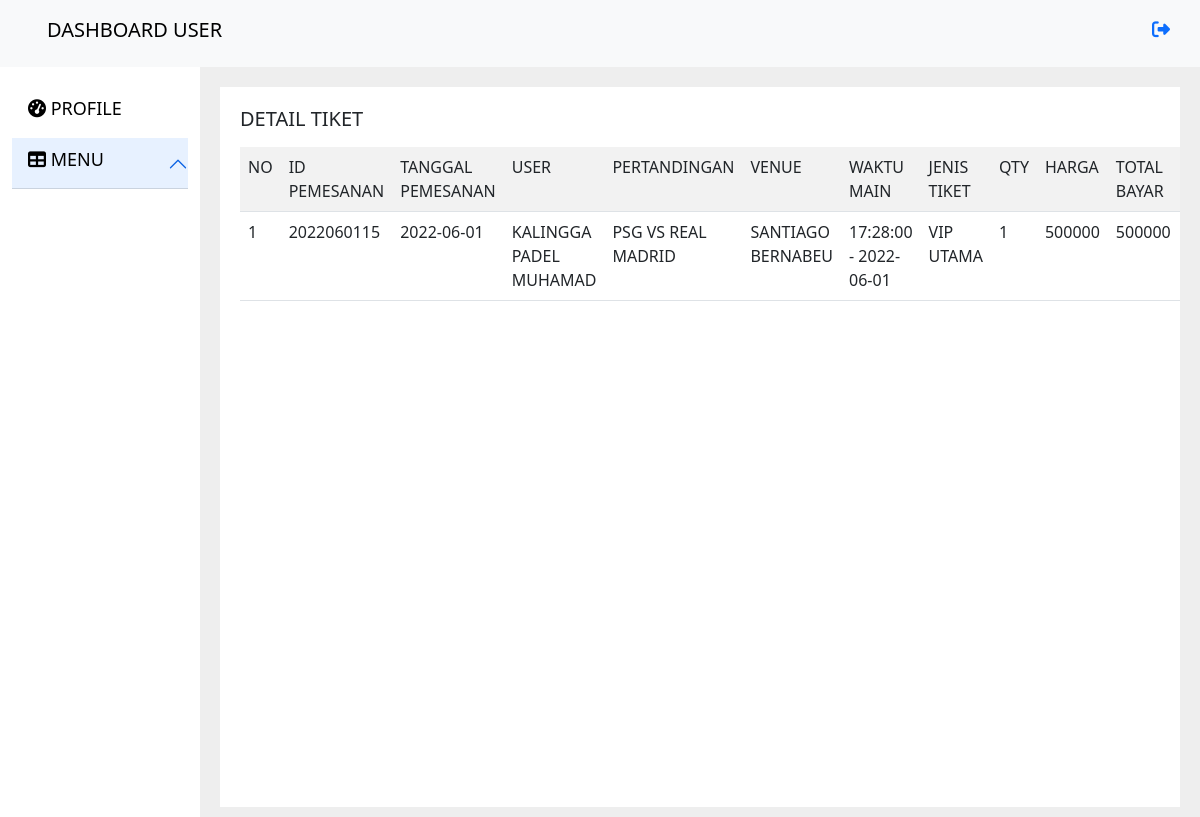
/Dashboard/?halaman=user-Tiket (signed in), run on the app's committed database.
### tables this page shows
CREATE TABLE `pemesanan` (
  `idPemesanan` int(12) NOT NULL,
  `qty` int(2) NOT NULL,
  `hargaTiket` varchar(25) NOT NULL,
  `totalBayar` varchar(25) NOT NULL,
  `tglPemesanan` date NOT NULL,
  `statusPemesanan` enum('Diproses','Selesai') NOT NULL,
  `statusTiket` enum('Terpakai','Belum','','') NOT NULL,
  `idUser` int(11) NOT NULL,
  `idTiket` int(11) NOT NULL
);

CREATE TABLE `user` (
  `idUser` int(11) NOT NULL,
  `namaUser` varchar(25) NOT NULL,
  `noTelp` varchar(25) NOT NULL,
  `alamatUser` text NOT NULL,
  `emailUser` varchar(25) NOT NULL,
  `usernameUser` varchar(25) NOT NULL,
  `passUser` varchar(25) NOT NULL
);

CREATE TABLE `pertandingan` (
  `idPertandingan` int(11) NOT NULL,
  `tim1` varchar(25) NOT NULL,
  `tim2` varchar(25) NOT NULL,
  `waktuTanding` time NOT NULL,
  `tanggalTanding` date NOT NULL,
  `venue` varchar(25) NOT NULL,
  `status` enum('Belum Dimulai','Selesai') NOT NULL,
  `idJenispertandingan` int(11) NOT NULL
);

CREATE TABLE `tiket` (
  `idTiket` int(11) NOT NULL,
  `jenisLaga` varchar(25) NOT NULL,
  `jenisKelas` varchar(25) NOT NULL,
  `jumlahTiket` int(12) NOT NULL,
  `hargaTiket` int(12) NOT NULL,
  `idPertandingan` int(11) NOT NULL
);

### app/view/user/user-tampil-tiket.php (the view, shortened to what this page needs)
<h5 class="text-uppercase mb-3">Detail Tiket</h5>
<table class="table table-striped table-hover">
	<tr>
		<td>No</td>
		<td>Id Pemesanan</td>
		<td>Tanggal Pemesanan</td>
		<td>User</td>
		<td>Pertandingan</td>
		<td>Venue</td>
		<td>Waktu Main</td>
		<td>Jenis Tiket</td>
		<td>Qty</td>
		<td>Harga</td>
		<td>Total Bayar</td>
	</tr>
	<?php
	$idUser = $_SESSION['idUser'];
	$sql  = "SELECT * FROM pemesanan a, tiket b , pertandingan c, user d WHERE a.idUser = '$idUser'AND d.idUser = '$idUser' AND a.idTiket = b.idTiket AND b.idPertandingan = c.idPertandingan AND a.statusTiket = 'Belum' ORDER BY tglPemesanan ASC;";
	$exe  = $conn->query($sql);
	$no = 1;
	while ($data = $exe->fetch_array()) { ?>
		<tr>
			<td><?= $no ++ ?></td>
			<td><?= $data['idPemesanan']?></td>
			<td><?= $data['tglPemesanan']?></td>
			<td><?= $data['namaUser']?></td>
			<td><?= $data['tim1']?> VS <?= $data['tim2']?></td>
			<td><?= $data['venue']?></td>
			<td><?= $data['waktuTanding']?> - <?= $data['tanggalTanding']?></td>
			<td><?= $data['jenisKelas']?></td>
			<td><?= $data['qty']?></td>
			<td><?= $data['hargaTiket']?></td>
			<td><?= $data['hargaTiket']*$data['qty']?></td>
		</tr>
<?php }	?>
</table>

### assets/css/style.css (style rules this page uses)
table tr td { text-transform: uppercase; }

### data on the page
pemesanan: idPemesanan "2022060115", tglPemesanan "2022-06-01", idUser.namaUser "KALINGGA PADEL MUHAMAD", pertandingan.tim1 "PSG", pertandingan.tim2 "REAL MADRID", pertandingan.venue "SANTIAGO BERNABEU", pertandingan.waktuTanding "17:28:00", pertandingan.tanggalTanding "2022-06-01", idTiket.jenisKelas "VIP UTAMA", qty "1", idTiket.hargaTiket "500000", $data['hargaTiket']*$data['qty'] "500000"
